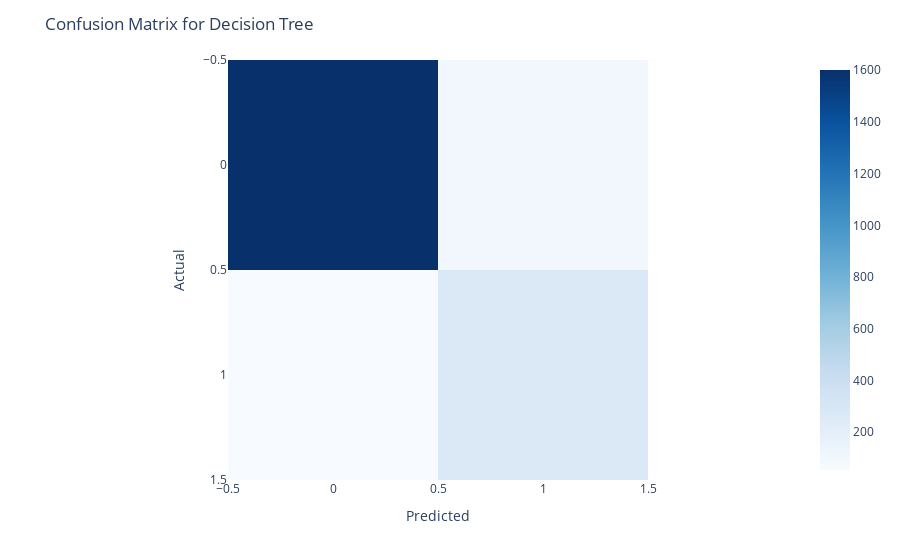

Notebook cell for this chart:
### Code cell
#Confusion Matrix for Decision Tree
cm_DT = confusion_matrix(y_test, dt_pred)
confusion_matrix_display = px.imshow(cm_DT, color_continuous_scale='Blues')
confusion_matrix_display.update_layout(title='Confusion Matrix for Decision Tree', xaxis_title='Predicted', yaxis_title='Actual')
confusion_matrix_display.show()

### Figure 1 — Plotly figure (JSON) as saved in the notebook; plotly's stock layout.template omitted (floating-point values rounded to 4 significant figures)
{"data": [{"coloraxis": "coloraxis", "hovertemplate": "x: %{x}<br>y: %{y}<br>color: %{z}<extra></extra>", "name": "0", "type": "heatmap", "xaxis": "x", "yaxis": "y", "z": [[1601, 98], [54, 273]]}], "layout": {"coloraxis": {"colorscale": [[0, "rgb(247,251,255)"], [0.125, "rgb(222,235,247)"], [0.25, "rgb(198,219,239)"], [0.375, "rgb(158,202,225)"], [0.5, "rgb(107,174,214)"], [0.625, "rgb(66,146,198)"], [0.75, "rgb(33,113,181)"], [0.875, "rgb(8,81,156)"], [1, "rgb(8,48,107)"]]}, "margin": {"t": 60}, "title": {"text": "Confusion Matrix for Decision Tree"}, "xaxis": {"anchor": "y", "constrain": "domain", "domain": [0, 1], "scaleanchor": "y", "title": {"text": "Predicted"}}, "yaxis": {"anchor": "x", "autorange": "reversed", "constrain": "domain", "domain": [0, 1], "title": {"text": "Actual"}}}}
